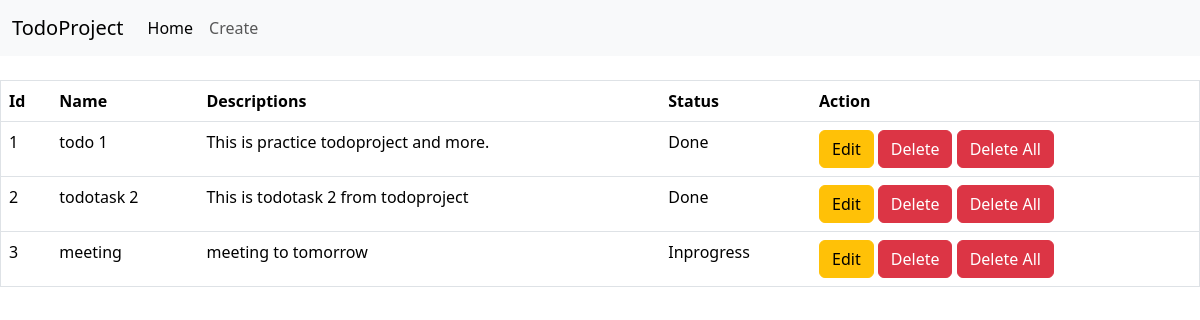
The app's page /, older data.
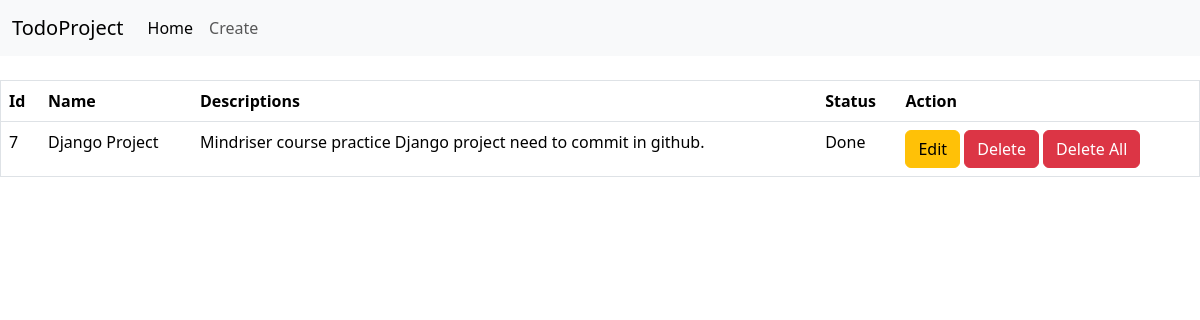
The same page, newer data.
### base/models.py (models this page shows, shortened)
class Todoproject(models.Model):
    name = models.CharField(max_length = 100)
    description = models.TextField()
    status = models.CharField(max_length =50,choices=[('Done','Done'),('In progress', 'In progress'), ('Not done','Not done')])

### base/views.py (the view)
# urls.py: 2. Add a URL to urlpatterns:  path('', views.home, name='home')
def home(request):
    todos = Todoproject.objects.all()
    content = {'todos': todos}
    return render(request,'index.html',context=content)

### template/index.html (shortened to what this page needs)
<!DOCTYPE html>
<html lang="en">
<head>
    <link href="https://cdn.jsdelivr.net/npm/bootstrap@5.3.2/dist/css/bootstrap.min.css" rel="stylesheet">
</head>
<body>
{% include "nav.html" %}
    <br>
       <table border="1px" cellpadding="15px" width="100%" class="table">
            <thead>
                <tr>
                    <th>Id</th>
                    <th> Name </th>
                    <th> Descriptions</th>
                    <th>Status</th>
                    <th>Action</th>
                </tr>
            </thead>
            <tbody>
            {% for todo in todos %}
                <tr>
                    <td>{{todo.id}}</td>
                    <td>{{todo.name}}</td>
                    <td>{{todo.description}}</td>
                    <td>{{todo.status}}</td>
                    <td><a href="{% url 'edit' id=todo.id %}"><button class="btn btn-warning">Edit</button></a>
                        <a href="{% url 'delete' id=todo.id %}"><button class="btn btn-danger">Delete</button></a>
                        <a href="{% url 'deleteAll' %}"><button class="btn btn-danger"> Delete All </button></a>
                    </td>
                </tr>
            {% endfor %}
            </tbody>
    </table>
</body>
</html>

### template/nav.html (shortened to what this page needs)
<!DOCTYPE html>
<html lang="en">
<head>
    <link href="https://cdn.jsdelivr.net/npm/bootstrap@5.3.2/dist/css/bootstrap.min.css" rel="stylesheet">
</head>
<body>
    <nav class="navbar navbar-expand-lg bg-body-tertiary">
        <div class="container-fluid">
          <a class="navbar-brand" href="#">TodoProject</a>
          <div class="collapse navbar-collapse" id="navbarNav">
            <ul class="navbar-nav">
              <li class="nav-item">
                <a class="nav-link active" aria-current="page" href="{% url 'home' %}">Home</a>
              </li>
              <li class="nav-item">
                <a class="nav-link" href="{% url 'create-form'%}">Create</a>
              </li>
            </ul>
          </div>
        </div>
      </nav>
</body>
</html>

Row changes from the older to the newer data that the page shows:
removed Todoproject: id "1", name "todo 1", description "This is practice todoproject and more.", status "Done"
removed Todoproject: id "2", name "todotask 2", description "This is todotask 2 from todoproject", status "Done"
removed Todoproject: id "3", name "meeting", description "meeting to tomorrow", status "Inprogress"
added Todoproject: id "7", name "Django Project", description "Mindriser course practice Django project need to commit in github.", status "Done"
